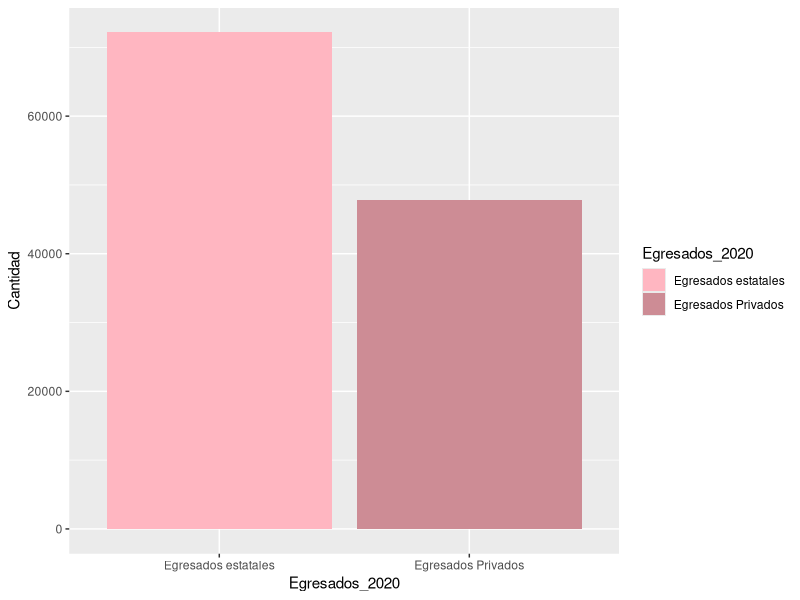
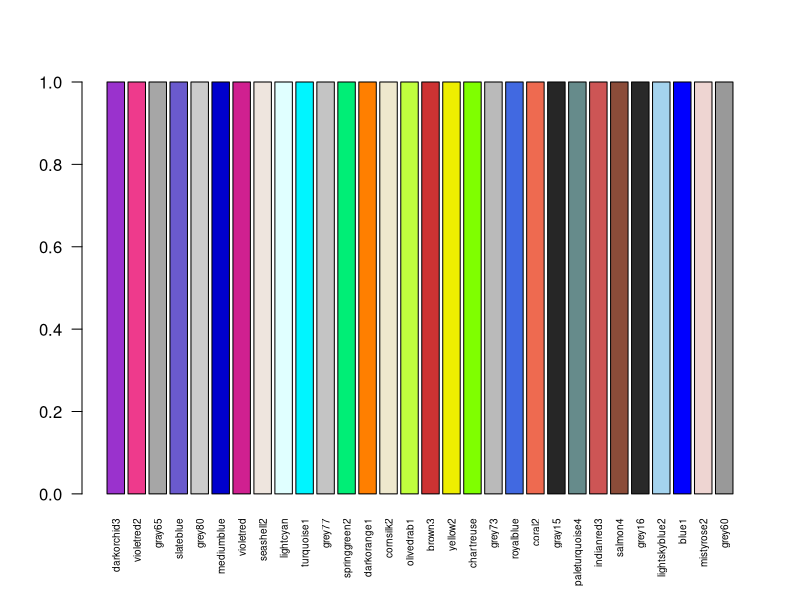

R code for these plots, in order:
## ---- chunk 1
# CUAL ES LA DIFERENCIA ENTRE CANTIDAD DE GRADUADOS EN UNIVERSIDADES PUBLICAS Y PRIVADAS - CAMI CON EL DE CHEQUEADO
library(readxl)
datos_chequeado <- read_excel("Universidades - egresados.xlsx")
library(tidyverse)

#ESTE CUENTA LA CANTIDAD DE EGRESADOS DE UNIVERSIDADES PRIVADAS
egresados_privadas <-  datos_chequeado %>%
  filter(`Año Informado` == 2020,
         `Régimen` == "Privado",
         `Tipo Institución` == "Universidad") %>%
   summarise(total_egresados_privadas = sum(Egresados, na.rm = TRUE)) %>%
  pull(total_egresados_privadas)

# ESTE CUENTA LA CANTIDAD DE EGRESADOS EN UNIVERSIDADES ESTATALES
egresados_estatales <- datos_chequeado %>%
  filter(`Año Informado` == 2020,
         `Régimen` == "Estatal",
         `Tipo Institución` == "Universidad") %>%
  summarise(total_egresados_estatales = sum(Egresados, na.rm = TRUE)) %>%
  pull(total_egresados_estatales)

#install.packages("tidyverse")
library(tidyverse)
library(ggplot2)

# GRAFICO DE BARRAS QUE COMPARA LA CANTIDAD DE EGRESADOS DE UNIVERSIDADES PUBLICAS VS PRIVADAS
df <- data.frame(
  Egresados_2020 = c("Egresados estatales","Egresados Privados"),
  Cantidad = c(egresados_estatales , egresados_privadas)
)

ggplot(df, aes (x = Egresados_2020 , y = Cantidad , fill = Egresados_2020)) + 
  geom_bar(stat = "identity") + 
  scale_fill_manual(values = c( "lightpink","lightpink3"))

#Esto nos muestra todos los colores con los que podemos trabajar
display_colores <- function(n = 50) {
  all_colors <- colors()
  sample_colors <- sample(all_colors, n)
  barplot(rep(1, n), col = sample_colors, names.arg = sample_colors, las = 2, cex.names = 0.6)
}

display_colores(30)

#Los codigos de los colores
colors()
